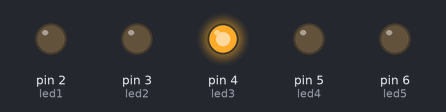
The sketch below on a simulated Arduino Uno, built with avr-gcc and run on an emulated ATmega328P. Shown: output pins drawn as LEDs (lit = HIGH).

Above: at 0.07 s.
At 0.45 s:
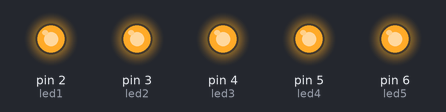
At 1.12 s:
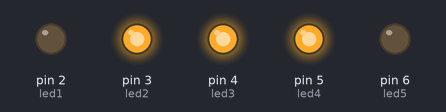
At 2.55 s:
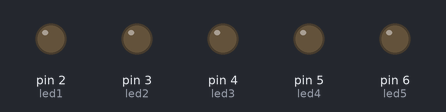
Timing chart, 0 to 3.0 s (numbered marks = the images above):
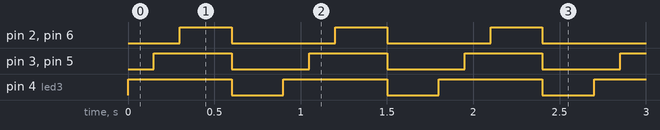

Measured:
- by itself, pin 2 (led1), pin 6 (led5): alternates HIGH for 0.30 s and LOW for 0.60 s
- by itself, pin 3 (led2), pin 5 (led4): alternates HIGH for 0.45 s and LOW for 0.45 s
- by itself, pin 4 (led3): alternates HIGH for 0.60 s and LOW for 0.30 s

The sketch:

test2.ino
```cpp
// Değişiklik yaptım

int led1 = 2; // Sol dış
int led2 = 3; // Sol iç
int led3 = 4; // Orta
int led4 = 5; // Sağ iç
int led5 = 6; // Sağ dış

void setup() {
  pinMode(led1, OUTPUT);
  pinMode(led2, OUTPUT);
  pinMode(led3, OUTPUT);
  pinMode(led4, OUTPUT);
  pinMode(led5, OUTPUT);
}

void loop() {
  // ORTADAN DIŞA DOĞRU YANMA
  digitalWrite(led3, HIGH); delay(150);
  digitalWrite(led2, HIGH); digitalWrite(led4, HIGH); delay(150);
  digitalWrite(led1, HIGH); digitalWrite(led5, HIGH); delay(300);

  // TÜMÜ SÖNSÜN
  digitalWrite(led1, LOW);
  digitalWrite(led2, LOW);
  digitalWrite(led3, LOW);
  digitalWrite(led4, LOW);
  digitalWrite(led5, LOW);
  delay(300);
}
```
